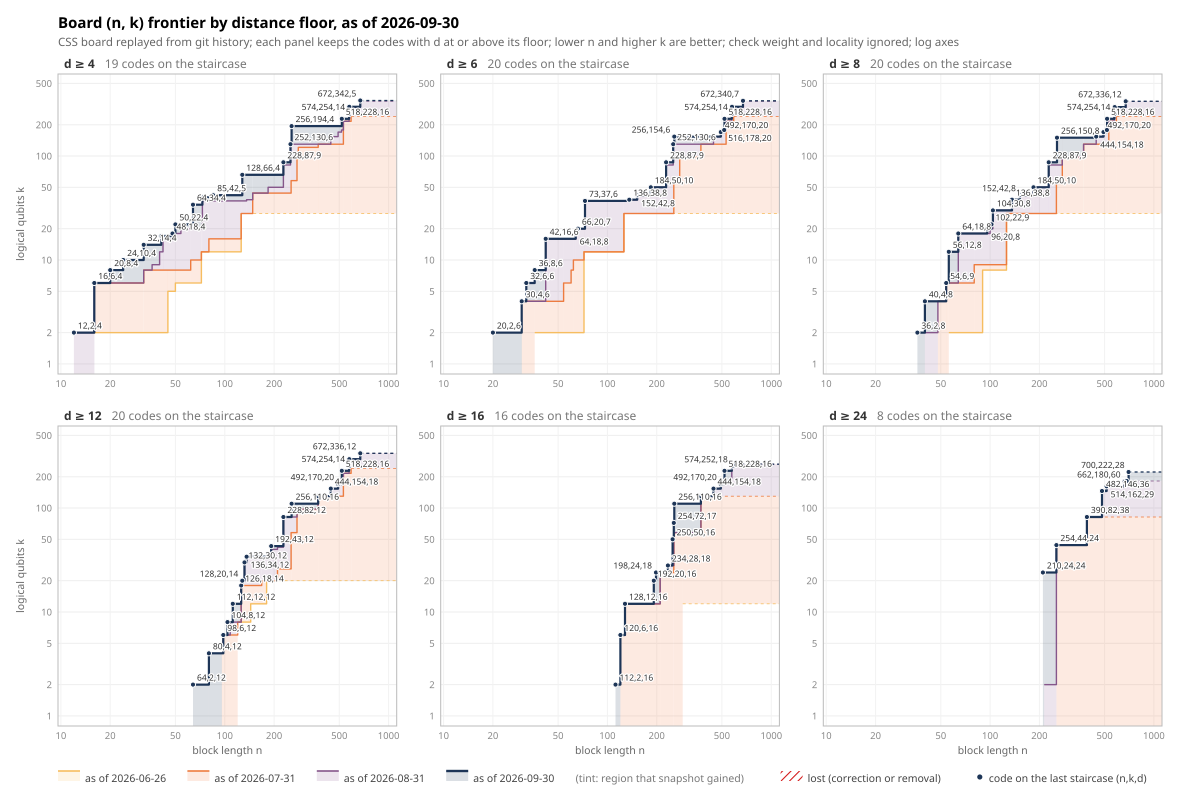

This chart was generated by the following Python code:
#!/usr/bin/env python3
"""Reconstruct the board's (n, k, d) Pareto frontier from git history.

The board ranks codes on (n, k, d, w). `d` is a witness-backed *upper* bound
whose history is full of downward revisions (``[[882,18,30]]`` -> 29,
``[[684,12,81]]`` -> 66), which is a reason to watch it, not to drop it: with
`d` removed the (n, k) frontier is won by rate alone (``[[n, n-2, 2]]`` exists
for every even n), and what that frontier then measures is who submitted the
highest-rate low-distance code. So this script keeps `d`, reports the
three-axis frontier (n lower, k and d higher are better) after every landing
that moved it, and makes the revisions visible as the steps *down*.

It replays ``codes/*.json`` along main's first-parent chain -- one step per
landing on the board -- and reports, after every step that moved the board,
the CSS code count, the frontier's size, and the frontier's dominated
hypervolume. The replay is only worth quoting if it ends where the repository
is, so ``research/audits/test_frontier_history.py`` asserts exactly that: the
final state must equal ``git ls-tree -r HEAD -- codes/`` read as (n, k, d),
CSS only. Plain ``git log`` breaks that (it orders by date, so a deletion can
land before the add it deletes), and a rename reported for a rewrite of an
unrelated file breaks it differently unless the destination is re-read.

Two charts, both dependency-free SVG:

``--plot`` draws the frontier as a shape: one panel per distance floor
(d >= 4, 6, 8, 12, 16, 24), each carrying the (n, k) staircase of the codes
that clear the floor, on log axes, as of a few snapshots (one per month by
default). The region gained between consecutive snapshots is shaded in the
newer snapshot's colour and a region lost (a correction or removal) in red,
and today's staircase carries a dot and an ``n,k,d`` label per code.

``--plot-history`` draws one line on a time axis: the frontier's hypervolume
as a share of today's, with every downward step marked and named. That is the
signal a "codes over time" count hides.

``--frames`` writes the panel chart once per snapshot (one per day by
default), each frame over the previous one in grey, and ``--gif`` assembles
those frames into an animation. The charts are stdlib only; the GIF needs
``rsvg-convert`` on PATH and Pillow (the ``research`` extra).

  uv run --frozen python research/audits/frontier_history.py
  uv run --frozen python research/audits/frontier_history.py --out /tmp/frontier.csv
  uv run --frozen python research/audits/frontier_history.py --plot frontier.svg
  uv run --frozen python research/audits/frontier_history.py --plot-history history.svg
  uv run --frozen --extra research python research/audits/frontier_history.py --gif frontier.gif

Hypervolume is taken in log2 coordinates against the reference point
(n = ``--n-ref``, k = 1/2, d = 1/2): a frontier code contributes the box
``log2(n_ref/n) x (1 + log2 k) x (1 + log2 d)``, and the union of those boxes
is the number. Log space is what the board's own ``kd^2/n`` lives in, and the
half-unit reference keeps ``k = 1`` codes (which sit on the small-n frontier
legitimately) from contributing nothing. A code at or above ``n_ref``
contributes nothing.

Only the main (CSS) board is replayed; general stabilizer codes rank on their
own board and are skipped. n, k and d are read per file *version*, so an
in-place correction is seen; a rename is read at its destination.
"""

import argparse
import bisect
import datetime
import json
import math
import os
import shutil
import subprocess
import sys
import tempfile

_HERE = os.path.dirname(os.path.abspath(__file__))
_REPO = os.path.abspath(os.path.join(_HERE, "..", ".."))

# Distance floors for the small-multiples chart, one panel each.
_FLOORS = (4, 6, 8, 12, 16, 24)


def git(args, cwd):
    return subprocess.run(["git", *args], cwd=cwd, capture_output=True,
                          check=False)


def parse_log(text):
    """Parse the commit list from `git log --name-status`, oldest first.

    Each entry is ``(sha, iso_date, [(status, path, dest), ...])`` with status
    one of ``A`` (added), ``M`` (modified), ``D`` (deleted) or ``R`` (renamed,
    ``dest`` set).
    """
    commits, changes = [], None
    for line in text.splitlines():
        if line.startswith("C "):
            _, sha, date = line.split(" ", 2)
            changes = []
            commits.append((sha, date, changes))
        elif changes is None:
            continue
        elif line.startswith(("A\t", "M\t", "D\t")):
            status, path = line.split("\t")
            changes.append((status, path, None))
        elif line.startswith("R"):
            parts = line.split("\t")
            changes.append(("R", parts[1], parts[2]))
    return commits


def utc_day(iso):
    """Return the UTC calendar day of an ISO-8601 timestamp with offset."""
    stamp = datetime.datetime.fromisoformat(iso)
    if stamp.tzinfo is not None:
        stamp = stamp.astimezone(datetime.timezone.utc)
    return stamp.date().isoformat()


def fetch_params(requests, cwd):
    """Map each ``(sha, path)`` to its parsed ``(n, k, d, code_type)`` or None.

    One ``git cat-file --batch`` process, written to and read from one blob at
    a time: the board's history is a growing multiple of the board, so a call
    that buffers every historical version at once would scale with history
    instead of with the board. The header echoes the blob's own oid rather
    than the requested rev, so responses are consumed in request order.
    """
    out = {}
    if not requests:
        return out
    proc = subprocess.Popen(["git", "cat-file", "--batch"], cwd=cwd,
                            stdin=subprocess.PIPE, stdout=subprocess.PIPE)
    for sha, path in requests:
        proc.stdin.write(f"{sha}:{path}\n".encode())
        proc.stdin.flush()
        header = proc.stdout.readline().split()
        if len(header) == 3 and header[1] != b"missing":
            size = int(header[2])
            out[(sha, path)] = params(proc.stdout.read(size + 1)[:-1])
        else:
            out[(sha, path)] = None
    proc.stdin.close()
    proc.wait()
    return out


def params(raw):
    """``(n, k, d, code_type)`` from a code blob, or None if it will not parse.

    ``d`` is ``distance.d``; an entry that predates that field falls back to
    the minimum of the per-side values, and a bare number is taken as is.
    """
    if raw is None:
        return None
    try:
        doc = json.loads(raw)
        dist = doc.get("distance")
        if isinstance(dist, dict):
            d = dist.get("d")
            if d is None:
                sides = [dist[s]["value"] for s in ("X", "Z")
                         if isinstance(dist.get(s), dict) and "value" in dist[s]]
                d = min(sides) if sides else None
        else:
            d = dist
        if d is None:
            return None
        return int(doc["n"]), int(doc["k"]), int(d), doc.get("code_type", "CSS")
    except (ValueError, KeyError, TypeError):
        return None


def frontier(points):
    """Return the (n, k, d) antichain: triples no other beats on all axes.

    Sorted by n ascending (k, then d, descending within a tie), a triple is
    dominated exactly when some earlier triple has k' >= k and d' >= d: an
    earlier triple with a smaller n is strictly better on n, and one with the
    same n sorts earlier only if it is strictly better on k or d. The maximal
    (k, d) pairs seen so far form a staircase (k rising, d falling), so the
    largest d over k' >= k is the one at the first k' >= k. Returned in n
    order.
    """
    front, ks, ds = [], [], []
    for n, k, d in sorted(points, key=lambda t: (t[0], -t[1], -t[2])):
        i = bisect.bisect_left(ks, k)
        if i < len(ks) and ds[i] >= d:
            continue
        front.append((n, k, d))
        j = i
        while j > 0 and ds[j - 1] <= d:
            j -= 1
        end = i + 1 if i < len(ks) and ks[i] == k else i
        ks[j:end] = [k]
        ds[j:end] = [d]
    return front


def hypervolume(front, n_ref):
    """Dominated volume of the frontier in log2 coordinates.

    Each ``(n, k, d)`` with ``n < n_ref`` is the box ``[0, log2(n_ref/n)] x
    [0, 1 + log2 k] x [0, 1 + log2 d]``; the result is the volume of their
    union: a sweep over the first axis, with the cross-section of each slab
    the union area of the origin-anchored rectangles of every box that spans
    it.
    """
    boxes = sorted(((math.log2(n_ref / n), 1 + math.log2(k), 1 + math.log2(d))
                    for n, k, d in front if n < n_ref), reverse=True)
    total, i = 0.0, 0
    while i < len(boxes):
        a = boxes[i][0]
        j = i
        while j < len(boxes) and boxes[j][0] == a:
            j += 1
        below = boxes[j][0] if j < len(boxes) else 0.0
        rects = sorted(((b, c) for _, b, c in boxes[:j]), reverse=True)
        area, best_c = 0.0, 0.0
        for idx, (b, c) in enumerate(rects):
            best_c = max(best_c, c)
            b_next = rects[idx + 1][0] if idx + 1 < len(rects) else 0.0
            area += (b - b_next) * best_c
        total += (a - below) * area
        i = j
    return total


def describe_loss(lost, front):
    """Name what left the frontier.

    ``[[n,k,d]]->d'`` for a revision that kept the code on the frontier at a
    lower d, ``-[[n,k,d]]`` otherwise.
    """
    by_nk = {}
    for n, k, d in front:
        by_nk[(n, k)] = max(by_nk.get((n, k), 0), d)
    notes = []
    for n, k, d in sorted(lost):
        now = by_nk.get((n, k))
        if now is not None and now < d:
            notes.append(f"[[{n},{k},{d}]]->{now}")
        else:
            notes.append(f"-[[{n},{k},{d}]]")
    return " ".join(notes)


def replay(repo, n_ref=1000):
    """Replay ``codes/`` on main's first-parent chain; return ``(rows, state)``.

    ``state`` is ``{path: (n, k, d)}`` for every CSS code as of ``HEAD``;
    ``rows`` is one ``(date, sha, n_codes, frontier_points, frontier_codes,
    front, hypervolume, note)`` entry per step that moved the board, oldest
    first, with ``front`` the frontier itself and ``note`` naming what a step
    pushed off it (empty when nothing left).

    ``--first-parent`` is the ordering, not a shortcut: on a PR-merge repo it
    walks what each landing actually did to main, in landing order. Plain
    ``git log`` orders by date, and date order is not ancestry order, so a
    deletion could be applied before the add it deletes (which is how one file
    that HEAD no longer has once survived the replay). A side branch's
    intermediate states are likewise not board states -- main never had them.

    Dates are committer dates (when the landing happened), as UTC days: the
    author date of a squash or merge landing can be days earlier, and a
    bucket keyed on it would file the landing into a week it did not land in.
    """
    log = git(["log", "--first-parent", "--reverse", "--name-status",
               "--format=C %H %cI", "--", "codes/"], repo)
    if log.returncode != 0:
        sys.exit(f"git log failed: {log.stderr.decode().strip()}")
    commits = parse_log(log.stdout.decode())

    requests = []
    for sha, _, changes in commits:
        for status, path, dest in changes:
            # A rename is read at its destination: git reports a rewrite of an
            # unrelated file as a rename when the similarity check matches, so
            # carrying the source's value over invents one no blob has.
            if status == "R" and dest and dest.endswith(".json"):
                requests.append((sha, dest))
            elif status in ("A", "M") and path.endswith(".json"):
                requests.append((sha, path))
    blobs = fetch_params(requests, repo)
    replay.unparsed = sum(1 for v in blobs.values() if v is None)

    state = {}
    rows = []
    prev_front = set()
    for sha, date, changes in commits:
        moved = False
        for status, path, dest in changes:
            if not path.endswith(".json") and not (dest or "").endswith(".json"):
                continue
            if status == "R":
                old = state.pop(path, None)
                new = blobs.get((sha, dest)) if dest else None
                if new and new[3] == "CSS":
                    state[dest] = new[:3]
                    if old != new[:3]:
                        moved = True
                elif old is not None:
                    moved = True
            elif status == "D":
                if state.pop(path, None) is not None:
                    moved = True
            else:
                value = blobs.get((sha, path))
                if value and value[3] == "CSS":
                    if state.get(path) != value[:3]:
                        state[path] = value[:3]
                        moved = True
                elif state.pop(path, None) is not None:
                    moved = True
        if not moved:
            continue
        flat = frontier(set(state.values()))
        front = set(flat)
        on_front = sum(1 for nkd in state.values() if nkd in front)
        note = describe_loss(prev_front - front, flat)
        rows.append((utc_day(date), sha[:9], len(state), len(front), on_front,
                     tuple(flat), hypervolume(flat, n_ref), note))
        prev_front = front
    return rows, state


replay.unparsed = 0


# Oldest -> newest: light-warm to dark-cool, so today's staircase is the
# darkest line on the page while the earliest ones still read against white.
_RAMP = ["#f6bd60", "#f8961e", "#e76f51", "#a34a7c", "#4a6fa5", "#1d3557"]
_LOSS = "#d62828"


def ramp(t):
    """Hex colour lerped along ``_RAMP`` at position t in [0, 1]."""
    pos = min(max(float(t), 0.0), 1.0) * (len(_RAMP) - 1)
    i = min(int(pos), len(_RAMP) - 2)
    f = pos - i
    lo = [_RAMP[i][j:j + 2] for j in (1, 3, 5)]
    hi = [_RAMP[i + 1][j:j + 2] for j in (1, 3, 5)]
    mix = [round(int(a, 16) + (int(b, 16) - int(a, 16)) * f)
           for a, b in zip(lo, hi)]
    return "#%02x%02x%02x" % tuple(mix)


def bucket_key(iso, bucket):
    """Sort key assigning a date to its day / ISO week / month bucket."""
    day = datetime.date.fromisoformat(iso)
    if bucket == "day":
        return (day.toordinal(),)
    if bucket == "week":
        year, week, _ = day.isocalendar()
        return (year, week)
    return (day.year, day.month)


def snapshots(rows, bucket):
    """Report the board as it stood at the last commit of each bucket.

    Oldest first. A bucket with no commit simply has no row: its frontier is
    the previous bucket's, which is the staircase that would be drawn for it
    anyway.
    """
    out, seen = [], {}
    for row in rows:
        key = bucket_key(row[0], bucket)
        if key in seen:
            out[seen[key]] = row
        else:
            seen[key] = len(out)
            out.append(row)
    return out


def floor_staircase(front, floor):
    """Return the (n, k) staircase of the frontier codes with ``d >= floor``.

    Returns ``(n, k, d)`` triples with k strictly rising in n; ``d`` is the
    largest distance standing at that (n, k). This is the two-axis frontier of
    the slice, and every point of it is a point of the three-axis frontier.
    """
    best_d = {}
    for n, k, d in front:
        if d >= floor:
            best_d[(n, k)] = max(best_d.get((n, k), 0), d)
    out, best_k = [], -1
    for (n, k), d in sorted(best_d.items(), key=lambda t: (t[0][0], -t[0][1])):
        if k > best_k:
            best_k = k
            out.append((n, k, d))
    return out


def k_at(stair, n):
    """``k_max`` of a staircase at block length n (0 left of its first step)."""
    best = 0
    for sn, sk, _ in stair:
        if sn > n:
            break
        best = sk
    return best


def region_rects(old, new, n_right):
    """Where two staircases differ, as ``(kind, n0, n1, k_lo, k_hi)`` rects.

    ``kind`` is ``gain`` where the newer staircase is higher and ``loss``
    where the older one was; the last rect runs out to ``n_right``, since past
    the last step k_max stays flat.
    """
    cuts = sorted({n for n, _, _ in old} | {n for n, _, _ in new})
    out = []
    for a, b in zip(cuts, cuts[1:] + [n_right]):
        ko, kn = k_at(old, a), k_at(new, a)
        if kn > ko:
            out.append(("gain", a, b, ko, kn))
        elif kn < ko:
            out.append(("loss", a, b, kn, ko))
    return out


def log_ticks(lo, hi):
    """Return the 1-2-5 ticks inside [lo, hi]."""
    ticks, mag = [], 10 ** math.floor(math.log10(max(lo, 1e-9)))
    while mag <= hi:
        for m in (1, 2, 5):
            v = m * mag
            if lo <= v <= hi:
                ticks.append(v)
        mag *= 10
    return ticks


def place_labels(points, panel):
    """Place labels greedily: three candidate offsets per dot, else no label.

    The first offset that neither overlaps a placed label nor leaves the
    panel wins.
    """
    x0, y0, x1, y1 = panel
    placed, out = [], []
    for x, y, text in points:
        w, h = 4.9 * len(text), 9.0
        for dx, dy, anchor in ((4, -4, "start"), (4, 11, "start"),
                               (-4, -4, "end")):
            lx, ly = x + dx, y + dy
            bx0 = lx if anchor == "start" else lx - w
            box = (bx0, ly - h, bx0 + w, ly)
            if box[0] < x0 or box[2] > x1 or box[1] < y0 or box[3] > y1:
                continue
            if any(not (box[2] < p[0] or box[0] > p[2] or box[3] < p[1]
                        or box[1] > p[3]) for p in placed):
                continue
            placed.append(box)
            out.append((lx, ly, anchor, text))
            break
    return out


_SUBTITLE = ('CSS board replayed from git history; each panel keeps the codes '
             'with d at or above its floor; lower n and higher k are better; '
             'check weight and locality ignored; log axes')


def render_panels(snaps, floors, title, subtitle, colors, labels, extent,
                  timeline=None):
    """Return the SVG text of the panel chart for the given snapshots.

    One panel per distance floor, one staircase per snapshot in ``snaps``
    (oldest first), coloured and labelled per entry. Each panel keeps the
    frontier codes clearing its floor, on log axes whose range is set by
    ``extent`` (rows, usually every snapshot the caller will ever draw, so
    animation frames share axes). Consecutive snapshots are
    compared as regions rather than as overlaid lines: the area gained is
    tinted in the newer colour, the area lost is red-hatched, and only a
    staircase that differs from the next one is drawn, so an unchanged
    snapshot is not a second line in a second colour. The last staircase is
    heavy and carries a dot and an ``n,k,d`` label per code where the label
    fits. Each staircase ends at its last code and continues dashed: past the
    largest n no larger k exists, but no code stands out there. ``timeline``
    is ``(first_date, last_date, current_date)`` for a strip under the panels
    that places the frame in the board's history.
    """
    stairs = [[floor_staircase(s[5], f) for s in snaps] for f in floors]
    ext_pts = [p for s in extent for f in floors
               for p in floor_staircase(s[5], f)]
    if not ext_pts:
        sys.exit("no frontier code clears the lowest floor")

    n_lo, n_hi = min(p[0] for p in ext_pts), max(p[0] for p in ext_pts)
    k_hi = max(p[1] for p in ext_pts)
    n_min, n_max = n_lo / 1.25, n_hi * 1.6
    k_min, k_max = 1 / 1.25, k_hi * 1.8

    cols = 3
    rws = -(-len(floors) // cols)
    w, left, right, top, gap_x, gap_y = 1180, 58, 18, 74, 44, 52
    bot = 78 + (30 if timeline else 0)
    pw = (w - left - right - (cols - 1) * gap_x) / cols
    ph = 300
    h = top + rws * ph + (rws - 1) * gap_y + bot

    parts = [
        f'<svg xmlns="http://www.w3.org/2000/svg" width="{w}" height="{h}" '
        f'viewBox="0 0 {w} {h}" font-family="system-ui,sans-serif">',
        f'<rect width="{w}" height="{h}" fill="#ffffff"/>',
        f'<text x="{left}" y="28" font-size="15" font-weight="600">{title}'
        '</text>',
        f'<text x="{left}" y="46" font-size="11.5" fill="#666">{subtitle}'
        '</text>',
        '<defs><pattern id="loss" patternUnits="userSpaceOnUse" width="6" '
        'height="6" patternTransform="rotate(45)"><line x1="0" y1="0" x2="0" '
        f'y2="6" stroke="{_LOSS}" stroke-width="2.2"/></pattern></defs>',
    ]

    for idx, (floor, per_floor) in enumerate(zip(floors, stairs)):
        r, c = divmod(idx, cols)
        x0 = left + c * (pw + gap_x)
        y0 = top + r * (ph + gap_y)
        x1, y1 = x0 + pw, y0 + ph

        def sx(n, x0=x0, x1=x1):
            return x0 + (math.log(n) - math.log(n_min)) / \
                (math.log(n_max) - math.log(n_min)) * (x1 - x0)

        def sy(k, y0=y0, y1=y1):
            return y1 - (math.log(max(k, k_min)) - math.log(k_min)) / \
                (math.log(k_max) - math.log(k_min)) * (y1 - y0)

        parts.append(f'<clipPath id="p{idx}"><rect x="{x0:.1f}" y="{y0:.1f}" '
                     f'width="{pw:.1f}" height="{ph:.1f}"/></clipPath>')
        for v in log_ticks(k_min, k_max):
            yy = sy(v)
            parts.append(f'<line x1="{x0:.1f}" y1="{yy:.1f}" x2="{x1:.1f}" '
                         f'y2="{yy:.1f}" stroke="#eee"/>')
            parts.append(f'<text x="{x0 - 6:.1f}" y="{yy + 3.5:.1f}" '
                         f'font-size="9.5" fill="#888" text-anchor="end">{v:g}'
                         '</text>')
        for v in log_ticks(n_min, n_max):
            xx = sx(v)
            parts.append(f'<line x1="{xx:.1f}" y1="{y0:.1f}" x2="{xx:.1f}" '
                         f'y2="{y1:.1f}" stroke="#f2f2f2"/>')
            parts.append(f'<text x="{xx:.1f}" y="{y1 + 13:.1f}" font-size="9.5" '
                         f'fill="#888" text-anchor="middle">{v:g}</text>')

        parts.append(f'<g clip-path="url(#p{idx})">')
        for i in range(1, len(per_floor)):
            for kind, a, b, klo, khi in region_rects(per_floor[i - 1],
                                                     per_floor[i], n_max):
                # A gain is tinted with the snapshot that made it, so the
                # shading itself says when; a loss is a red hatch, which no
                # tint in the ramp can be mistaken for.
                fill = (f'fill="{colors[i]}" fill-opacity="0.16"'
                        if kind == "gain" else 'fill="url(#loss)"')
                parts.append(
                    f'<rect x="{sx(a):.1f}" y="{sy(khi):.1f}" '
                    f'width="{sx(b) - sx(a):.1f}" '
                    f'height="{sy(klo) - sy(khi):.1f}" {fill}/>')
        for i, stair in enumerate(per_floor):
            if not stair:
                continue
            last = i == len(per_floor) - 1
            if not last and stair == per_floor[i + 1]:
                continue
            pts = [f"M{sx(stair[0][0]):.1f},{sy(stair[0][1]):.1f}"]
            for j in range(1, len(stair)):
                n, k, _ = stair[j]
                pts.append(f"L{sx(n):.1f},{sy(stair[j - 1][1]):.1f}")
                pts.append(f"L{sx(n):.1f},{sy(k):.1f}")
            width = 2.2 if last else 1.4
            parts.append(f'<path d="{" ".join(pts)}" fill="none" '
                         f'stroke="{colors[i]}" stroke-width="{width}" '
                         'stroke-linejoin="round"/>')
            ex, ey = sx(stair[-1][0]), sy(stair[-1][1])
            parts.append(f'<line x1="{ex:.1f}" y1="{ey:.1f}" x2="{x1:.1f}" '
                         f'y2="{ey:.1f}" stroke="{colors[i]}" '
                         f'stroke-width="{width * 0.6:.1f}" '
                         'stroke-dasharray="3 3"/>')
        parts.append("</g>")

        today = per_floor[-1]
        dots = [(sx(n), sy(k), f"{n},{k},{d}") for n, k, d in today]
        for x, y, _ in dots:
            parts.append(f'<circle cx="{x:.1f}" cy="{y:.1f}" r="2.6" '
                         f'fill="{colors[-1]}" stroke="#fff" stroke-width="1"/>')
        for lx, ly, anchor, text in place_labels(dots, (x0, y0, x1, y1)):
            # A white halo keeps a label legible where it crosses a line.
            parts.append(f'<text x="{lx:.1f}" y="{ly:.1f}" font-size="8.5" '
                         f'fill="#333" text-anchor="{anchor}" stroke="#fff" '
                         'stroke-width="2.5" stroke-linejoin="round" '
                         f'paint-order="stroke">{text}</text>')

        parts.append(f'<rect x="{x0:.1f}" y="{y0:.1f}" width="{pw:.1f}" '
                     f'height="{ph:.1f}" fill="none" stroke="#bbb"/>')
        parts.append(f'<text x="{x0 + 6:.1f}" y="{y0 - 6:.1f}" font-size="12" '
                     f'font-weight="600" fill="#333">d ≥ {floor}'
                     f'<tspan dx="10" font-weight="400" fill="#777">'
                     f'{len(today)} codes on the staircase</tspan></text>')
        if r == rws - 1:
            parts.append(f'<text x="{(x0 + x1) / 2:.1f}" y="{y1 + 28:.1f}" '
                         'font-size="10.5" fill="#666" text-anchor="middle">'
                         'block length n</text>')
        if c == 0:
            parts.append(f'<text transform="translate({x0 - 34:.1f},'
                         f'{(y0 + y1) / 2:.1f}) rotate(-90)" font-size="10.5" '
                         'fill="#666" text-anchor="middle">logical qubits k'
                         '</text>')

    # Legend: each snapshot as its line over its tint (the tint is the region
    # that snapshot gained), then the loss hatch and the dot.
    ly = h - 22
    lx = left
    for i, (label, color) in enumerate(zip(labels, colors)):
        parts.append(f'<rect x="{lx}" y="{ly - 11}" width="22" height="10" '
                     f'fill="{color}" fill-opacity="0.16"/>')
        parts.append(f'<line x1="{lx}" y1="{ly - 11}" x2="{lx + 22}" '
                     f'y2="{ly - 11}" stroke="{color}" '
                     f'stroke-width="{2.4 if i == len(labels) - 1 else 1.6}"/>')
        parts.append(f'<text x="{lx + 27}" y="{ly}" font-size="10.5" '
                     f'fill="#444">{label}</text>')
        lx += 27 + 5.4 * len(label) + 16
    parts.append(f'<text x="{lx}" y="{ly}" font-size="10.5" fill="#777">'
                 '(tint: region that snapshot gained)</text>')
    lx += 5.4 * 35 + 16
    parts.append(f'<rect x="{lx}" y="{ly - 11}" width="22" height="10" '
                 'fill="url(#loss)"/>')
    parts.append(f'<text x="{lx + 27}" y="{ly}" font-size="10.5" fill="#444">'
                 'lost (correction or removal)</text>')
    lx += 27 + 5.4 * 28 + 16
    parts.append(f'<circle cx="{lx + 5}" cy="{ly - 5}" r="2.6" '
                 f'fill="{colors[-1]}"/>')
    parts.append(f'<text x="{lx + 14}" y="{ly}" font-size="10.5" fill="#444">'
                 'code on the last staircase (n,k,d)</text>')

    if timeline:
        # A strip from the board's first landing to its last, month ticks,
        # and a marker at this frame's date.
        first, last, cur = (datetime.date.fromisoformat(t).toordinal()
                            for t in timeline)
        ty, tx0, tx1 = h - 52, left, w - right

        def tx(day):
            return tx0 + (day - first) / max(last - first, 1) * (tx1 - tx0)

        parts.append(f'<line x1="{tx0}" y1="{ty}" x2="{tx1}" y2="{ty}" '
                     'stroke="#ccc" stroke-width="2"/>')
        parts.append(f'<line x1="{tx0}" y1="{ty}" x2="{tx(cur):.1f}" '
                     f'y2="{ty}" stroke="{colors[-1]}" stroke-width="2"/>')
        day = datetime.date.fromordinal(first).replace(day=1)
        while day.toordinal() <= last:
            if day.toordinal() >= first:
                parts.append(f'<line x1="{tx(day.toordinal()):.1f}" '
                             f'y1="{ty - 4}" x2="{tx(day.toordinal()):.1f}" '
                             f'y2="{ty + 4}" stroke="#aaa"/>')
                parts.append(f'<text x="{tx(day.toordinal()):.1f}" '
                             f'y="{ty + 15}" font-size="9" fill="#888" '
                             f'text-anchor="middle">{day.strftime("%b")}</text>')
            day = (day.replace(day=28) + datetime.timedelta(days=4)).replace(day=1)
        parts.append(f'<circle cx="{tx(cur):.1f}" cy="{ty}" r="4.5" '
                     f'fill="{colors[-1]}" stroke="#fff" stroke-width="1.5"/>')
    parts.append("</svg>")
    return "\n".join(parts) + "\n"


def svg_frontier(rows, path, bucket="month", floors=_FLOORS):
    """Write the static panel chart, one ramp-coloured staircase per snapshot."""
    snaps = snapshots(rows, bucket)
    if not snaps:
        sys.exit("no frontier snapshots found to plot")
    colors = ([ramp(1.0)] if len(snaps) == 1 else
              [ramp(i / (len(snaps) - 1)) for i in range(len(snaps))])
    text = render_panels(
        snaps, floors,
        f"Board (n, k) frontier by distance floor, as of {snaps[-1][0]}",
        _SUBTITLE, colors, [f"as of {s[0]}" for s in snaps], snaps)
    with open(path, "w", encoding="utf-8") as f:
        f.write(text)
    return snaps


_PREV, _CUR = "#9a9a9a", "#1d3557"


def frame_svgs(rows, bucket="day", floors=_FLOORS):
    """Yield ``(date, svg_text)`` frames of the animation, oldest first.

    Each frame draws the frontier as of a snapshot, heavy, over the previous
    frame's in thin grey, with the region gained since tinted and the region
    lost hatched, on axes shared across every frame. A snapshot whose six
    staircases all equal the previous frame's is folded into it -- the
    frontier often moves only in d, off every (n, k) staircase -- and the
    frame's title then spans the dates it stayed current, so every frame is
    a visible change and the last frame ends on the last snapshot. The
    subtitle carries the board's size and the frontier's hypervolume as a
    share of the final frame's, and the strip below places the frame in time.
    """
    snaps = snapshots(rows, bucket)
    final_hv = snaps[-1][6] or 1.0
    runs = []
    for snap in snaps:
        shape = tuple(tuple(floor_staircase(snap[5], f)) for f in floors)
        if runs and runs[-1][0] == shape:
            runs[-1][2] = snap
        else:
            runs.append([shape, snap, snap])
    for i, (_shape, first, last) in enumerate(runs):
        shown = ([runs[i - 1][1]] if i else []) + [first]
        colors = ([_PREV] if i else []) + [_CUR]
        labels = (["previous frame"] if i else []) + [f"as of {first[0]}"]
        when = first[0] if first is last else \
            f"{first[0]} (unchanged through {last[0]})"
        subtitle = (f"{last[2]} CSS codes, {last[3]} (n, k, d) points on the "
                    f"frontier, hypervolume {100 * last[6] / final_hv:.0f}% "
                    "of the final frame's; lower n and higher k are better; "
                    "log axes")
        yield first[0], render_panels(
            shown, floors, f"Board (n, k) frontier by distance floor, {when}",
            subtitle, colors, labels, snaps,
            timeline=(snaps[0][0], snaps[-1][0], last[0]))


def write_frames(rows, directory, bucket="day", floors=_FLOORS):
    """Write one SVG per snapshot into ``directory``; return their paths."""
    os.makedirs(directory, exist_ok=True)
    paths = []
    for i, (date, text) in enumerate(frame_svgs(rows, bucket, floors)):
        path = os.path.join(directory, f"frame_{i:04d}_{date}.svg")
        with open(path, "w", encoding="utf-8") as f:
            f.write(text)
        paths.append(path)
    return paths


def write_gif(rows, path, bucket="day", floors=_FLOORS, frame_ms=300,
              hold_ms=2500, width=1180):
    """Assemble the frames into an animated GIF; return the frame count.

    The frames are drawn here; rasterizing them takes ``rsvg-convert``
    (librsvg) on PATH and assembling them takes Pillow, which the
    ``research`` extra brings in. The last frame holds for ``hold_ms``.
    """
    try:
        from PIL import Image
    except ImportError:
        sys.exit("--gif needs Pillow: run under `uv run --frozen --extra "
                 "research`")
    if shutil.which("rsvg-convert") is None:
        sys.exit("--gif needs rsvg-convert (librsvg) on PATH to rasterize "
                 "the frames")
    images = []
    with tempfile.TemporaryDirectory() as tmp:
        for i, (date, text) in enumerate(frame_svgs(rows, bucket, floors)):
            svg = os.path.join(tmp, f"{i:04d}.svg")
            png = os.path.join(tmp, f"{i:04d}.png")
            with open(svg, "w", encoding="utf-8") as f:
                f.write(text)
            subprocess.run(["rsvg-convert", "-w", str(width), svg, "-o", png],
                           check=True)
            with Image.open(png) as im:
                images.append(im.convert("RGB").quantize(colors=128))
    if not images:
        sys.exit("no frontier snapshots found to animate")
    durations = [frame_ms] * len(images)
    durations[-1] = hold_ms
    images[0].save(path, save_all=True, append_images=images[1:],
                   duration=durations, loop=0)
    return len(images)


def svg_history(rows, path):
    """Frontier hypervolume over time, as a share of today's, on a date axis.

    A step line: the value holds until the next landing moves it. Every step
    down is a red dot, and the largest ones are named with what left the
    frontier, so a distance revision reads as the event it was.
    """
    w, h, left, right, top, bot = 980, 380, 62, 18, 52, 46
    days = [datetime.date.fromisoformat(r[0]).toordinal() for r in rows]
    d0, d1 = days[0], days[-1]
    today = rows[-1][6] or 1.0
    vals = [r[6] / today for r in rows]
    ymax = max(vals) * 1.08

    def x(day):
        return left + (day - d0) / max(d1 - d0, 1) * (w - left - right)

    def y(v):
        return h - bot - v / ymax * (h - top - bot)

    pts, prev = [], None
    for day, v in zip(days, vals):
        if prev is None:
            pts.append(f"M{x(day):.1f},{y(v):.1f}")
        elif v != prev:
            pts.append(f"L{x(day):.1f},{y(prev):.1f}")
            pts.append(f"L{x(day):.1f},{y(v):.1f}")
        prev = v
    pts.append(f"L{x(days[-1]):.1f},{y(prev):.1f}")

    # Steps down, each with its size relative to the value it stepped from.
    drops = [((vals[i - 1] - vals[i]) / vals[i - 1], i)
             for i in range(1, len(vals)) if vals[i] < vals[i - 1]]
    # The largest get a numeral at the dot and a line in the list above the
    # curve's low early stretch, where there is room; labels at the dots
    # collide.
    named = {i: rank + 1 for rank, (_, i)
             in enumerate(sorted(drops, reverse=True)[:8])}

    parts = [
        f'<svg xmlns="http://www.w3.org/2000/svg" width="{w}" height="{h}" '
        f'viewBox="0 0 {w} {h}" font-family="system-ui,sans-serif">',
        f'<rect width="{w}" height="{h}" fill="#ffffff"/>',
        f'<text x="{left}" y="24" font-size="15" font-weight="600">'
        'Board (n, k, d) frontier hypervolume over time</text>',
        f'<text x="{left}" y="40" font-size="11.5" fill="#666">'
        f'CSS board replayed from git history; share of today\'s '
        f'({rows[-1][0]}) value; log2 coordinates; every step down marked, '
        'the largest named</text>',
    ]
    for v in (0.0, 0.25, 0.5, 0.75, 1.0):
        if v > ymax:
            break
        yy = y(v)
        parts.append(f'<line x1="{left}" y1="{yy:.1f}" x2="{w - right}" '
                     f'y2="{yy:.1f}" stroke="#eee"/>')
        parts.append(f'<text x="{left - 8}" y="{yy + 4:.1f}" font-size="11" '
                     f'fill="#888" text-anchor="end">{v:.2f}</text>')
    # Six date ticks, spaced by DATE not by index (commits cluster toward the
    # end, so evenly spaced indices give unevenly spaced dates).
    for i in range(6):
        day = d0 + round(i * (d1 - d0) / 5)
        xx = x(day)
        anchor = "start" if i == 0 else "end" if i == 5 else "middle"
        label = datetime.date.fromordinal(day).strftime("%m-%d")
        parts.append(f'<line x1="{xx:.1f}" y1="{top}" x2="{xx:.1f}" '
                     f'y2="{h - bot}" stroke="#f4f4f4"/>')
        parts.append(f'<text x="{xx:.1f}" y="{h - bot + 16}" font-size="11" '
                     f'fill="#888" text-anchor="{anchor}">{label}</text>')
    parts.append(f'<path d="{" ".join(pts)}" fill="none" stroke="#1d3557" '
                 'stroke-width="2"/>')
    for _, i in drops:
        xx, yy = x(days[i]), y(vals[i])
        parts.append(f'<circle cx="{xx:.1f}" cy="{yy:.1f}" r="3.2" '
                     f'fill="{_LOSS}"/>')
        if i in named:
            parts.append(f'<text x="{xx:.1f}" y="{yy + 15:.1f}" font-size="9" '
                         f'fill="{_LOSS}" text-anchor="middle" stroke="#fff" '
                         'stroke-width="2" paint-order="stroke">'
                         f'{named[i]}</text>')
    lx, ly = left + 12, top + 12
    parts.append(f'<text x="{lx}" y="{ly}" font-size="10" fill="#666">'
                 f'{len(drops)} steps down; the largest:</text>')
    rel = dict((i, r) for r, i in drops)
    for i, rank in sorted(named.items(), key=lambda t: t[1]):
        ly += 13
        parts.append(f'<text x="{lx}" y="{ly}" font-size="10" fill="{_LOSS}">'
                     f'{rank}</text>')
        parts.append(f'<text x="{lx + 14}" y="{ly}" font-size="10" '
                     f'fill="#444">{rows[i][0]}  {rows[i][7]}  '
                     f'−{100 * rel[i]:.2f}%</text>')
    parts.append(f'<text transform="translate(16,{(top + h - bot) / 2:.1f}) '
                 'rotate(-90)" font-size="11" fill="#666" text-anchor="middle">'
                 'share of today\'s hypervolume</text>')
    parts.append(f'<line x1="{left}" y1="{h - bot}" x2="{w - right}" '
                 f'y2="{h - bot}" stroke="#bbb"/>')
    parts.append("</svg>")
    with open(path, "w", encoding="utf-8") as f:
        f.write("\n".join(parts) + "\n")
    return drops


def main():
    ap = argparse.ArgumentParser(description=__doc__,
                                 formatter_class=argparse.RawDescriptionHelpFormatter)
    ap.add_argument("--repo", default=_REPO,
                    help="repository to replay (default: this checkout)")
    ap.add_argument("--out", default=None,
                    help="write the series as CSV here (default: print a summary)")
    ap.add_argument("--plot", default=None,
                    help="write the per-distance-floor staircase panels as an SVG here")
    ap.add_argument("--bucket", default=None,
                    choices=("day", "week", "month"),
                    help="snapshot spacing (default: month for --plot, day "
                         "for --frames and --gif)")
    ap.add_argument("--floors", default=",".join(map(str, _FLOORS)),
                    help="comma-separated distance floors, one panel each")
    ap.add_argument("--plot-history", default=None,
                    help="write the hypervolume-over-time chart as an SVG here")
    ap.add_argument("--frames", default=None,
                    help="write one panel-chart SVG per snapshot into this directory")
    ap.add_argument("--gif", default=None,
                    help="write the panel chart as an animated GIF here, one "
                         "frame per snapshot (needs rsvg-convert and Pillow)")
    ap.add_argument("--frame-ms", type=int, default=300,
                    help="GIF frame duration in ms (default: 300)")
    ap.add_argument("--n-ref", type=int, default=1000,
                    help="hypervolume reference block length (default: 1000)")
    args = ap.parse_args()

    rows, state = replay(args.repo, args.n_ref)
    if not rows:
        sys.exit("no board-moving commits found; is --repo the board's repo?")
    floors = tuple(int(f) for f in args.floors.split(","))

    if args.plot:
        snaps = svg_frontier(rows, args.plot, args.bucket or "month", floors)
        print(f"wrote {len(floors)} panels x {len(snaps)} snapshots "
              f"({snaps[0][0]} .. {snaps[-1][0]}) to {args.plot}")

    if args.frames:
        paths = write_frames(rows, args.frames, args.bucket or "day", floors)
        print(f"wrote {len(paths)} frames to {args.frames}")

    if args.gif:
        count = write_gif(rows, args.gif, args.bucket or "day", floors,
                          args.frame_ms)
        print(f"wrote {count} frames to {args.gif}")

    if args.plot_history:
        drops = svg_history(rows, args.plot_history)
        print(f"wrote hypervolume history with {len(drops)} steps down to "
              f"{args.plot_history}")

    if args.out:
        with open(args.out, "w", encoding="utf-8") as f:
            f.write("date,commit,codes,frontier_points,frontier_codes,"
                    "hypervolume,note\n")
            for date, sha, n, fp, fc, _front, hv, note in rows:
                f.write(f"{date},{sha},{n},{fp},{fc},{hv:.3f},{note}\n")
        print(f"wrote {len(rows)} rows to {args.out}")

    date, sha, n, fp, fc, _front, hv, _note = rows[-1]
    print(f"{len(rows)} board-moving commits, {rows[0][0]} .. {rows[-1][0]}"
          + (f"; {replay.unparsed} blobs did not parse and were skipped"
             if replay.unparsed else ""))
    print(f"current: {n} CSS codes, {fp} (n,k,d) points on the frontier, "
          f"{fc} codes standing on it, hypervolume {hv:.1f}")

    if not args.out:
        step = max(1, len(rows) // 10)
        for row in rows[::step] + [rows[-1]]:
            print(f"  {row[0]}  codes={row[2]:<5} frontier_points={row[3]:<4} "
                  f"hypervolume={row[6]:.1f}")
        downs = [(rows[i - 1][6], rows[i]) for i in range(1, len(rows))
                 if rows[i][6] < rows[i - 1][6]]
        print(f"{len(downs)} steps down:")
        for before, row in downs:
            pct = 100 * (before - row[6]) / before
            print(f"  {row[0]}  {row[1]}  {pct:5.1f}%  {row[7]}")


if __name__ == "__main__":
    main()
